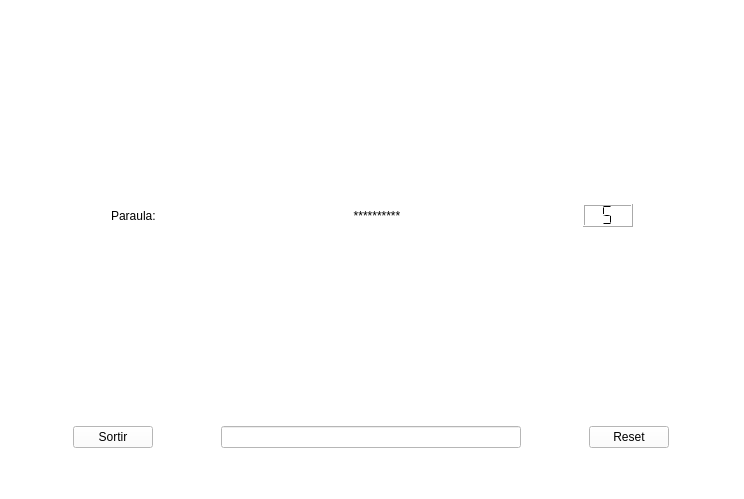
<?xml version="1.0" encoding="UTF-8"?>
<ui version="4.0">
 <class>MyForm</class>
 <widget class="QWidget" name="MyForm">
  <property name="geometry">
   <rect>
    <x>0</x>
    <y>0</y>
    <width>744</width>
    <height>499</height>
   </rect>
  </property>
  <property name="windowTitle">
   <string>Form</string>
  </property>
  <property name="styleSheet">
   <string notr="true">background-color:rgb(255, 255, 255)</string>
  </property>
  <layout class="QVBoxLayout" name="verticalLayout_2">
   <item>
    <layout class="QVBoxLayout" name="verticalLayout">
     <item>
      <spacer name="verticalSpacer_2">
       <property name="orientation">
        <enum>Qt::Vertical</enum>
       </property>
       <property name="sizeHint" stdset="0">
        <size>
         <width>20</width>
         <height>40</height>
        </size>
       </property>
      </spacer>
     </item>
     <item>
      <layout class="QHBoxLayout" name="horizontalLayout_2">
       <item>
        <widget class="QLabel" name="label">
         <property name="maximumSize">
          <size>
           <width>60</width>
           <height>16777215</height>
          </size>
         </property>
         <property name="text">
          <string>Paraula:</string>
         </property>
         <property name="textInteractionFlags">
          <set>Qt::NoTextInteraction</set>
         </property>
        </widget>
       </item>
       <item>
        <widget class="QLabel" name="label_2">
         <property name="maximumSize">
          <size>
           <width>200</width>
           <height>16777215</height>
          </size>
         </property>
         <property name="text">
          <string>**********</string>
         </property>
         <property name="textFormat">
          <enum>Qt::PlainText</enum>
         </property>
         <property name="alignment">
          <set>Qt::AlignCenter</set>
         </property>
        </widget>
       </item>
       <item>
        <widget class="QLCDNumber" name="lcdNumber">
         <property name="maximumSize">
          <size>
           <width>50</width>
           <height>16777215</height>
          </size>
         </property>
         <property name="font">
          <font>
           <pointsize>15</pointsize>
           <weight>50</weight>
           <bold>false</bold>
          </font>
         </property>
         <property name="autoFillBackground">
          <bool>false</bool>
         </property>
         <property name="styleSheet">
          <string notr="true">background-color:rgb(255,255,255);</string>
         </property>
         <property name="digitCount">
          <number>1</number>
         </property>
         <property name="segmentStyle">
          <enum>QLCDNumber::Flat</enum>
         </property>
         <property name="value" stdset="0">
          <double>5.000000000000000</double>
         </property>
        </widget>
       </item>
      </layout>
     </item>
     <item>
      <spacer name="verticalSpacer">
       <property name="orientation">
        <enum>Qt::Vertical</enum>
       </property>
       <property name="sizeHint" stdset="0">
        <size>
         <width>20</width>
         <height>40</height>
        </size>
       </property>
      </spacer>
     </item>
     <item>
      <layout class="QHBoxLayout" name="horizontalLayout">
       <item>
        <widget class="QPushButton" name="pushButton_2">
         <property name="maximumSize">
          <size>
           <width>80</width>
           <height>16777215</height>
          </size>
         </property>
         <property name="text">
          <string>Sortir</string>
         </property>
        </widget>
       </item>
       <item>
        <widget class="QLineEdit" name="lineEdit">
         <property name="maximumSize">
          <size>
           <width>300</width>
           <height>16777215</height>
          </size>
         </property>
        </widget>
       </item>
       <item>
        <widget class="QPushButton" name="pushButton">
         <property name="maximumSize">
          <size>
           <width>80</width>
           <height>16777215</height>
          </size>
         </property>
         <property name="text">
          <string>Reset</string>
         </property>
        </widget>
       </item>
      </layout>
     </item>
    </layout>
   </item>
   <item>
    <spacer name="verticalSpacer_3">
     <property name="orientation">
      <enum>Qt::Vertical</enum>
     </property>
     <property name="sizeType">
      <enum>QSizePolicy::Maximum</enum>
     </property>
     <property name="sizeHint" stdset="0">
      <size>
       <width>20</width>
       <height>40</height>
      </size>
     </property>
    </spacer>
   </item>
  </layout>
 </widget>
 <resources/>
 <connections>
  <connection>
   <sender>pushButton_2</sender>
   <signal>clicked()</signal>
   <receiver>MyForm</receiver>
   <slot>close()</slot>
   <hints>
    <hint type="sourcelabel">
     <x>110</x>
     <y>419</y>
    </hint>
    <hint type="destinationlabel">
     <x>102</x>
     <y>514</y>
    </hint>
   </hints>
  </connection>
  <connection>
   <sender>pushButton</sender>
   <signal>clicked()</signal>
   <receiver>lineEdit</receiver>
   <slot>clear()</slot>
   <hints>
    <hint type="sourcelabel">
     <x>616</x>
     <y>428</y>
    </hint>
    <hint type="destinationlabel">
     <x>518</x>
     <y>432</y>
    </hint>
   </hints>
  </connection>
  <connection>
   <sender>pushButton</sender>
   <signal>clicked()</signal>
   <receiver>lcdNumber</receiver>
   <slot>repaint()</slot>
   <hints>
    <hint type="sourcelabel">
     <x>654</x>
     <y>415</y>
    </hint>
    <hint type="destinationlabel">
     <x>618</x>
     <y>208</y>
    </hint>
   </hints>
  </connection>
 </connections>
</ui>
